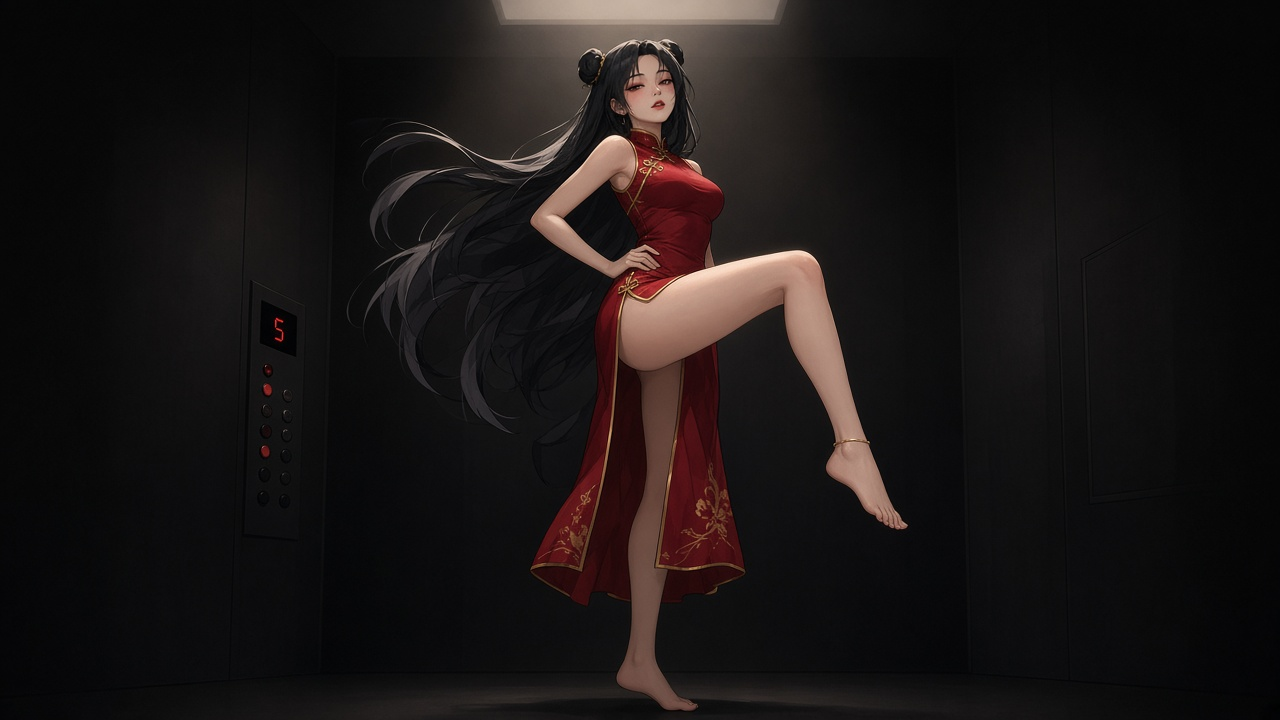
#> input picture art/live2d-lab/elevator-red/preview/still.png, 1280 x 720 px, found by its file name
$ python split_still.py
#> lines starting #> are read from the running program, lines starting #| are printed output that depends on the picture
"""SPEC layers from the approved still. Same canvas, same pose, keep the face pixels."""
from __future__ import annotations

import json
from pathlib import Path

import cv2
import numpy as np
from PIL import Image

STILL = Path(r"F:\天命之子\art\characters\C001-焰刃\puppet-src\still.png")
MASKS = Path(r"F:\天命之子\client\Assets\Resources\Art\Characters\C001\CubismLayers")
OUT = Path(r"F:\天命之子\art\characters\C001-焰刃\puppet-src\layers")
PREV = OUT / "preview"

# Rest stack matches standee_front order (skip missing).
REST_ORDER = (
    "hair_back",
    "body",
    "head",
    "hair_side",
    "hair_front",
    "hand_r",
    "sword",
    "foot_l",
    "foot_r",
)


def load(p: Path) -> np.ndarray:
    return np.array(Image.open(p).convert("RGBA"))


# [4 lines left out: function save, not called in this run]


def over(d, s):
    a = s[:, :, 3:4].astype(np.float32) / 255.0
    return d * (1 - a) + s.astype(np.float32) * a


def ellipse(h, w, cx, cy, rx, ry):
    yy, xx = np.ogrid[:h, :w]
    return ((xx - cx) ** 2) / (rx ** 2) + ((yy - cy) ** 2) / (ry ** 2) <= 1


# [43 lines left out: functions box, apply_mask, keep_largest, drop_small, write_preview, not called in this run]


def main() -> None:
    still = load(STILL)
    h, w = still.shape[:2]
#> h = 720; w = 1280
    k = np.ones((3, 3), np.uint8)
    a0 = still[:, :, 3] > 8
#> a0: shape (720, 1280) bool; every value is 1
    rgb = still[:, :, :3].astype(np.int16)
    r, g, b = rgb[:, :, 0], rgb[:, :, 1], rgb[:, :, 2]
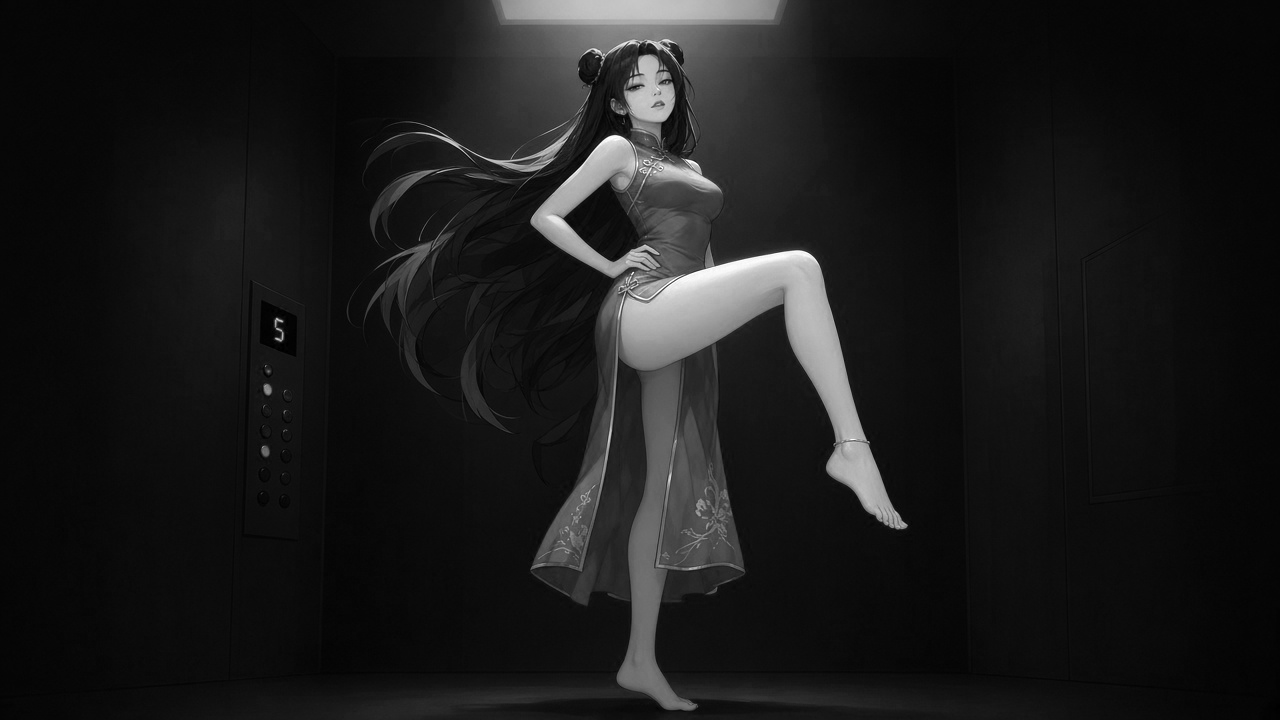
#> r: shape (720, 1280) int16; min 0, max 255, mean 26.2
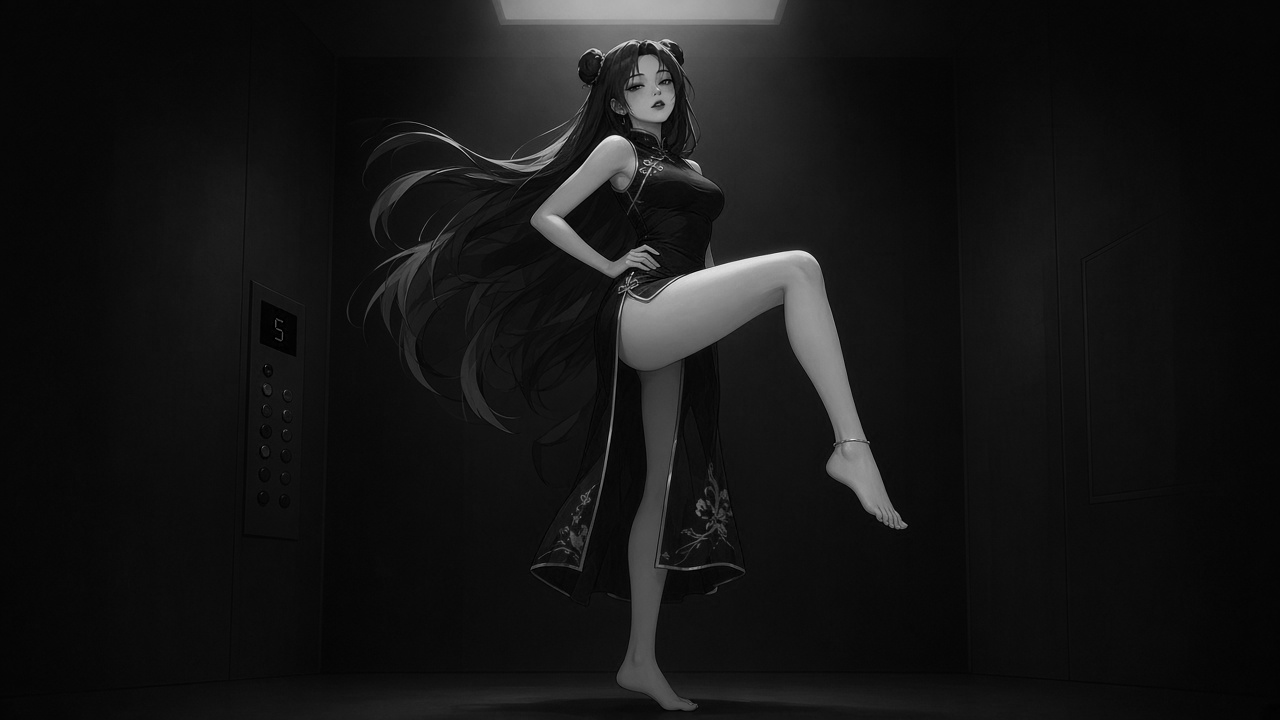
#> g: shape (720, 1280) int16; min 0, max 241, mean 21.4
    yy, xx = np.ogrid[:h, :w]
#> yy = 720 values from 0 to 719

    def plate_from_file(name: str, dilate: int = 0) -> tuple[np.ndarray, np.ndarray]:
#> called with name = 'hair_back.png', dilate = 2
        m = load(MASKS / name)[:, :, 3]
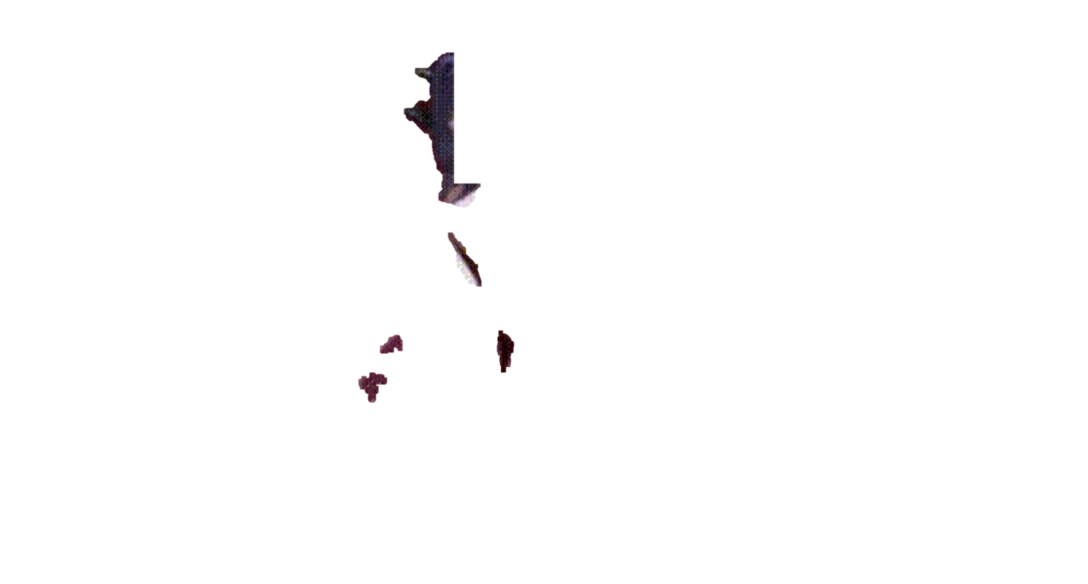
#> input picture art/characters/C027-红旗袍/layers/hair_back.png, 2176 x 1168 px, found by its file name (shown at 1/2 size)
#> in load, returned value is the input picture: shape (1168, 2176, 4); mean R, G, B, A 81.9, 46.3, 55.8, 2.5
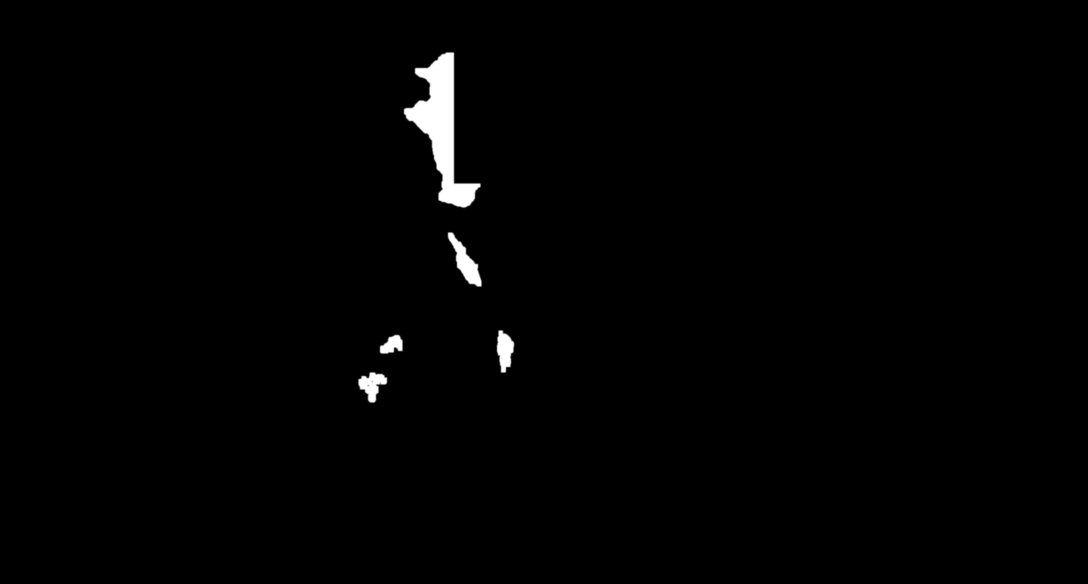
#> m: shape (1168, 2176) (shown at 1/2 size); min 0, max 255, mean 2.5
        if dilate > 0:
            m = cv2.dilate(m, k, iterations=dilate)
        out = still.copy()
#> (the run stopped early here; a loop or call above may not have finished)
